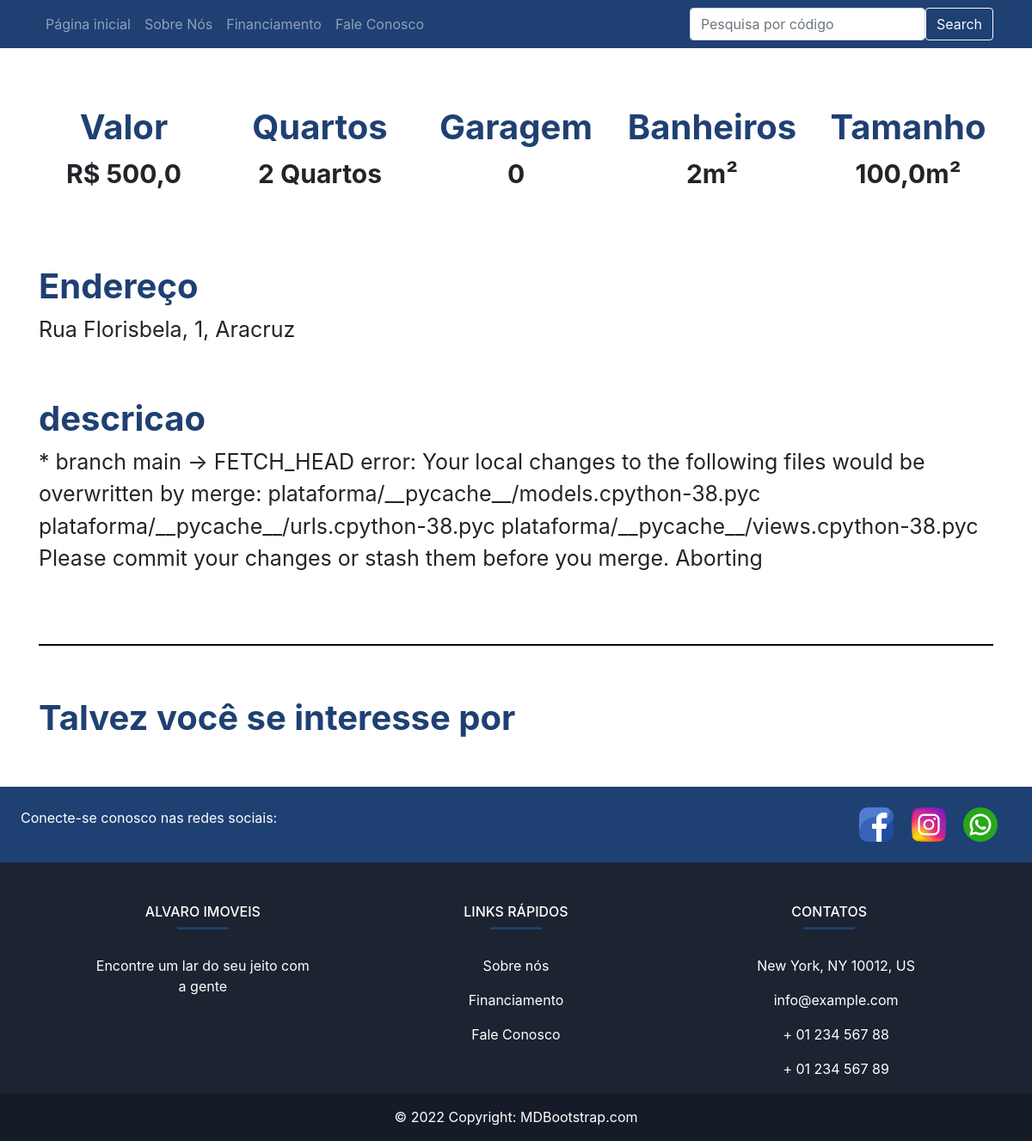
/imovel/1, run on an earlier commit of the app's database.
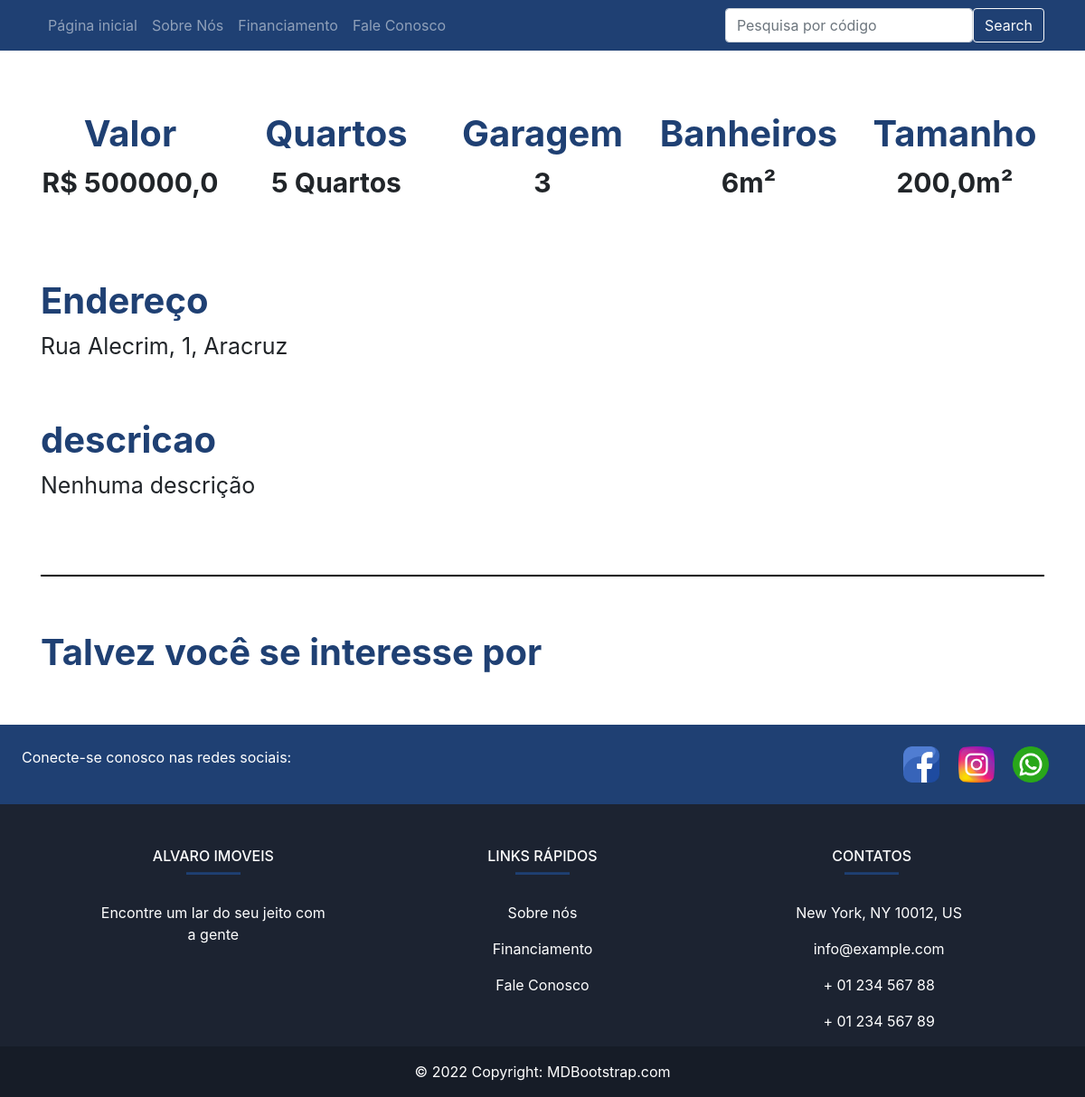
And on a later commit of the database.
### plataforma/models.py (models this page shows, shortened)
class Imovei(models.Model):
    choices = (('V', 'Venda'),
               ('A', 'Aluguel'))
    choices_imovel = (('A', 'Apartamento'),
                      ('C', 'Casa'),('L','Lote'))
    imagens = models.ManyToManyField(Imagem)
    valor = models.FloatField()
    quartos = models.IntegerField()
    tamanho = models.FloatField()
    cidade = models.ForeignKey(Cidade, on_delete=models.CASCADE)
    rua = models.CharField(max_length=50)
    bairro = models.CharField(max_length=60)
    tipo = models.CharField(max_length=1, choices=choices)
    tipo_imovel = models.CharField(max_length=1, choices=choices_imovel)
    numero = models.IntegerField()
    descricao = models.TextField()
    garagens = models.IntegerField()
    banheiros = models.IntegerField()

class Cidade(models.Model):
    nome = models.CharField(max_length=30)
    def __str__(self) -> str:
        return self.nome

### plataforma/views.py (the view)
# urls.py: path('imovel/<str:id>', views.imovel, name="imovel"),
def imovel(request, id):
    imovel = get_object_or_404(Imovei, id=id)
    sugestoes = Imovei.objects.filter(cidade=imovel.cidade).exclude(id=id)[:2]
    return render(request, 'imovel.html', {'imovel': imovel, 'sugestoes': sugestoes, 'id': id})

### plataforma/templates/imovel.html (shortened to what this page needs)
{% extends 'base.html' %}
{% load static %}
{% block 'head' %}
<link rel="stylesheet" href="{% static 'plataforma/css/home.css' %}">
{% endblock  %}
{% block 'body' %}
    <div style="text-align: center" class="container">
        <br>
        <br>
        <div id="carouselExampleControls" class="carousel slide" data-ride="carousel">
        <a class="carousel-control-prev" href="#carouselExampleControls" role="button" data-slide="prev">
            <span class="carousel-control-prev-icon" aria-hidden="true"></span>
        </a>
        <a class="carousel-control-next" href="#carouselExampleControls" role="button" data-slide="next">
            <span class="carousel-control-next-icon" aria-hidden="true"></span>
        </a>
    </div>
        <div class="row">
            <div class="col-md">
                <h3 class="titulo_especificacao">Valor</h3>
                <p class="especificacao">R$ {{imovel.valor}}</p>
            </div>
            <div class="col-md">
                <h3 class="titulo_especificacao">Quartos</h3>
                <p class="especificacao">{{imovel.quartos}} Quartos</p>
            </div>
            <div class="col-md">
                <h3 class="titulo_especificacao">Garagem</h3>
                <p class="especificacao">{{imovel.garagens}}</p>
            </div>
            <div class="col-md">
                <h3 class="titulo_especificacao">Banheiros</h3>
                <p class="especificacao">{{imovel.banheiros}}m²</p>
            </div>
            <div class="col-md">
                <h3 class="titulo_especificacao">Tamanho</h3>
                <p class="especificacao">{{imovel.tamanho}}m²</p>
            </div>
        </div>
        <br>
        <br>
        <div style="text-align: left">
            <h3 class="titulo_especificacao">Endereço</h3>
            <p class="especificacao_endereco">{{imovel.rua}}, {{imovel.bairro}}, {{imovel.cidade }}</p>
        </div>
        <br>
        <div style="text-align: left">
            <h3 class="titulo_especificacao">descricao</h3>
            <p class="especificacao_endereco">{{imovel.descricao}}</p>
            <br>
            <br>
        </div>
        <hr style="border: 1px solid black">
        <br>
        <div class="div_possivel_interesse">
            <h3 class="titulo_especificacao">Talvez você se interesse por</h3>
        </div>
    </div>
{% endblock  %}

What changed in the data, as far as the page shows it:
changed Imovei "Aracruz": valor "500,0" → "500000,0"; quartos "2" → "5"; garagens "0" → "3"; banheiros "2" → "6"; tamanho "100,0" → "200,0"; rua "Rua Florisbela" → "Rua Alecrim"; descricao "* branch main -> FETCH_HEAD error: Your local changes to the following files would be overwritten by merge: plataforma/__pycache__/models.cpython-38.pyc plataforma/__pycache__/urls.cpython-38.pyc plataforma/__pycache__/views.cpython-38.pyc Please commit your changes or stash them before you merge. Aborting" → "Nenhuma descrição"
